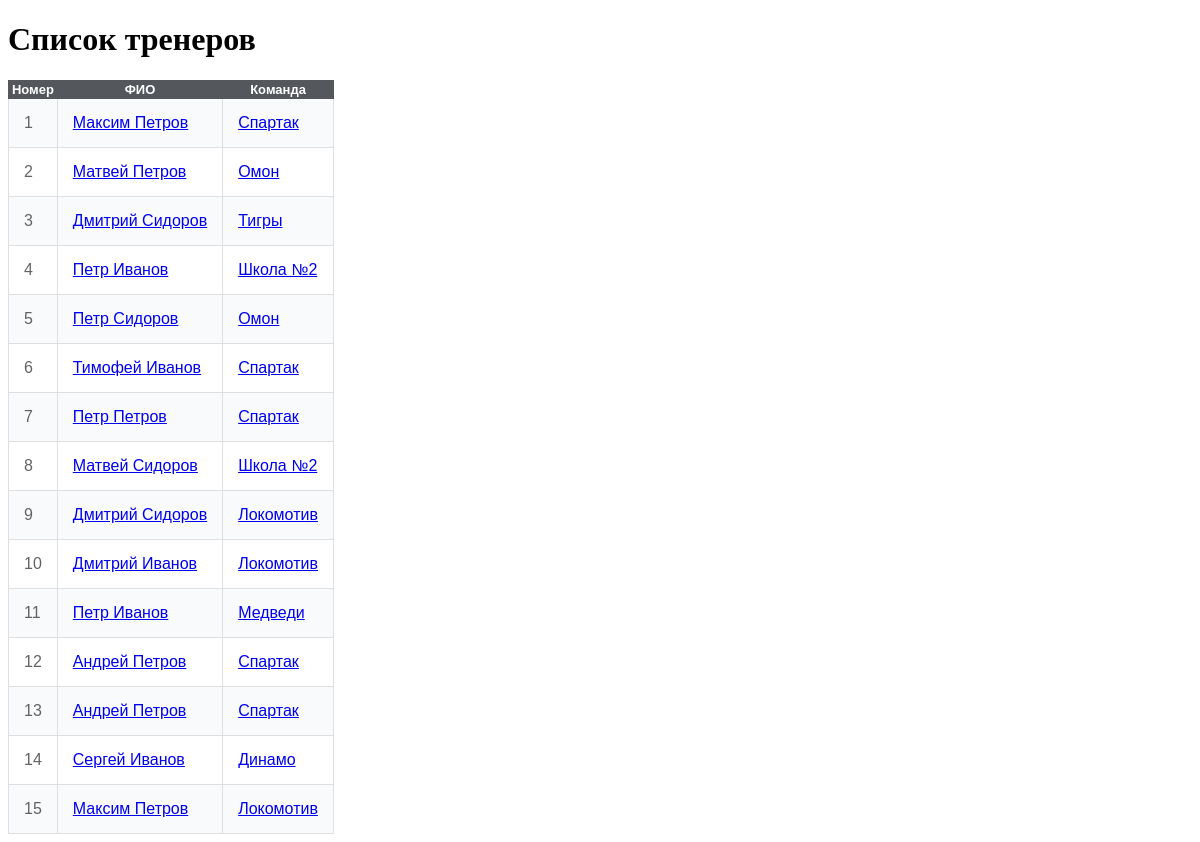
The page /trainers on the database its author committed.
### main.py (models this page shows)
class Trainer(db.Model):
    id = db.Column(db.Integer, primary_key=True)
    fio = db.Column(db.String(), nullable=False)
    team = mapped_column(ForeignKey("team.id"))

class Team(db.Model):
    id = db.Column(db.Integer, primary_key=True)
    name = db.Column(db.String(), nullable=False)

### main.py (the view)
@app.route('/trainers')
def trainers():
    session = Session()
    result = session.query(Trainer, Team).filter(Trainer.team == Team.id).all()
    data = []
    for r in result:
        trainer = r[0].__dict__
        team = r[1].__dict__
        data.append({"trainer": trainer, "team": team})
    return render_template('trainers.html', data=data)

### templates/trainers.html (shortened to what this page needs)
<!DOCTYPE html>
<html lang="en">
<head>
</head>
<body>
    <h1>Список тренеров</h1>
<table>
    <tr>
        <th>Номер</th>
        <th>ФИО</th>
        <th>Команда</th>
    </tr>
    {% for elem in data %}
    <tr>
        <td>{{ elem['trainer']['id'] }}</td>
        <td><a href="/trainer/{{ elem['trainer']['id'] }}">{{ elem['trainer']['fio'] }}</a></td>
        <td><a href="/team/{{ elem['team']['id'] }}">{{ elem['team']['name'] }}</a></td>
    </tr>
    {% endfor %}
</table>
</body>
</html>

### templates/trainers.html (style rules this page uses)
table { border-collapse: collapse; font-family: Tahoma, Geneva, sans-serif; }
table td { padding: 15px; }
table th { background-color: #54585d; color: #ffffff; font-weight: bold; font-size: 13px; border: 1px solid #54585d; }
table tbody td { color: #636363; border: 1px solid #dddfe1; }
table tbody tr { background-color: #f9fafb; }
table tbody tr:nth-child(odd) { background-color: #ffffff; }

### rows shown on the page
Trainer: trainer.fio "Максим Петров"
Team: team.name "Спартак" "Спартак" "Спартак" "Спартак" "Спартак"
Trainer: trainer.fio "Матвей Петров"
Team: team.name "Омон" "Омон"
Trainer: trainer.fio "Дмитрий Сидоров"
Team: team.name "Тигры"
Trainer: trainer.fio "Петр Иванов"
Team: team.name "Школа №2" "Школа №2"
Trainer: trainer.fio "Петр Сидоров"
Trainer: trainer.fio "Тимофей Иванов"
Trainer: trainer.fio "Петр Петров"
Trainer: trainer.fio "Матвей Сидоров"
Trainer: trainer.fio "Дмитрий Сидоров"
Team: team.name "Локомотив" "Локомотив" "Локомотив"
Trainer: trainer.fio "Дмитрий Иванов"
Trainer: trainer.fio "Петр Иванов"
Team: team.name "Медведи"
Trainer: trainer.fio "Андрей Петров"
Trainer: trainer.fio "Андрей Петров"
Trainer: trainer.fio "Сергей Иванов"
Team: team.name "Динамо"
Trainer: trainer.fio "Максим Петров"

### other values the page prints
{{ elem['trainer']['id'] }} "1" "2" "3" "4" "5" "6" "7" "8" "9" "10" "11" "12" "13" "14" "15"
